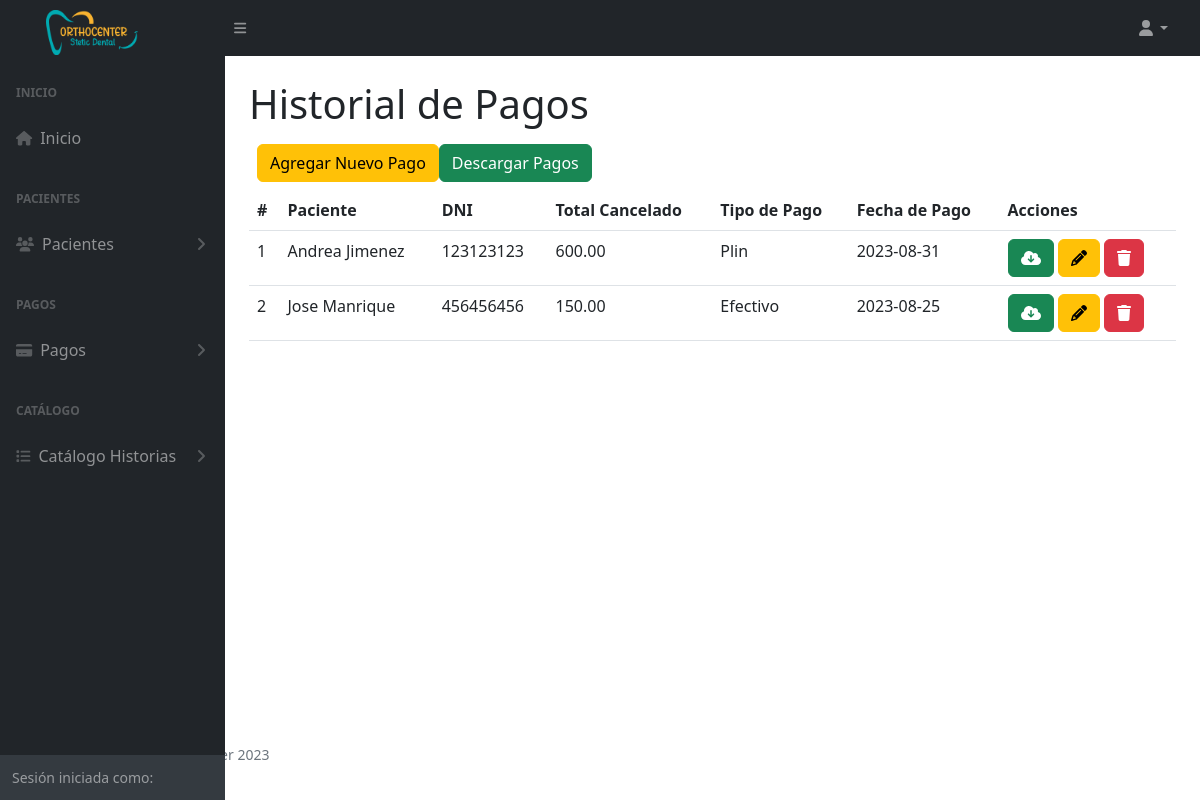
Before: /historialPagos (signed in) with the older database file.
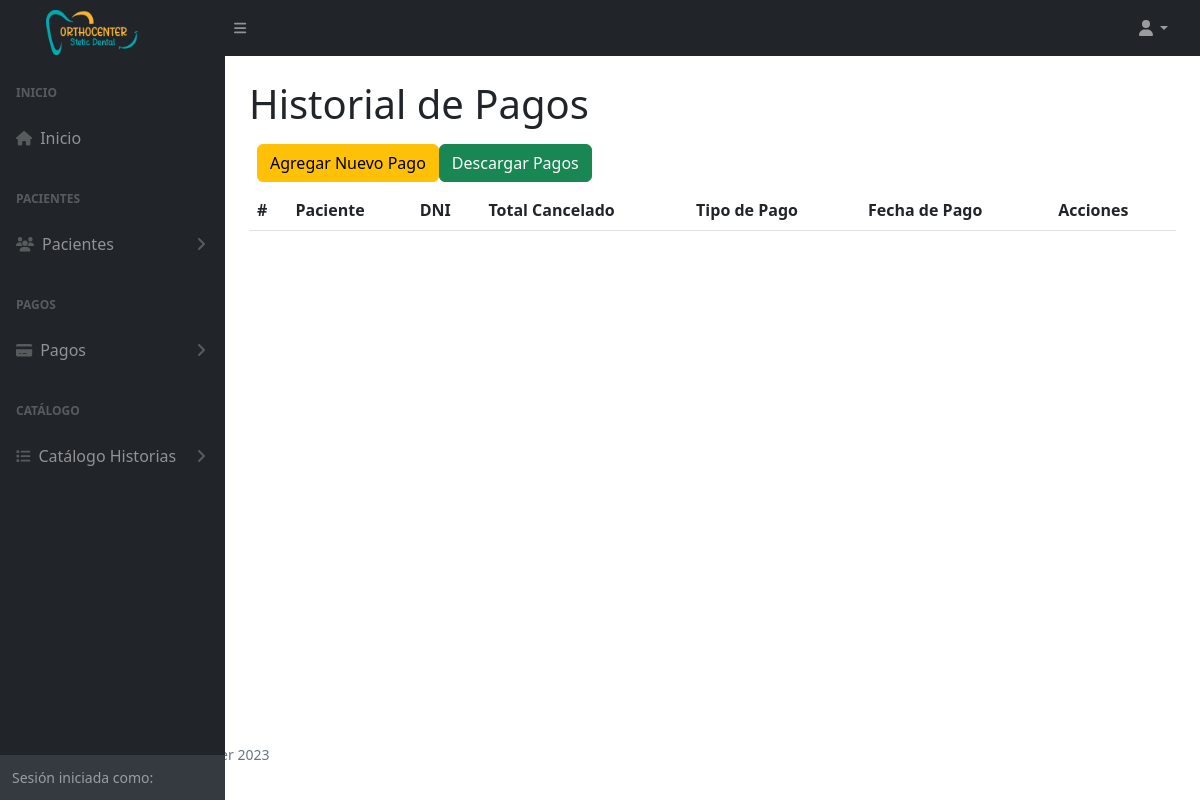
After: the same page with the newer database file.
### tables this page shows
CREATE TABLE `tba_pago`  (
  `IdPago` int NOT NULL AUTO_INCREMENT,
  `IdPaciente` int NOT NULL,
  `IdTipoPago` int NOT NULL,
  `TotalPago` decimal(10, 2) NOT NULL,
  `FechaPago` date NOT NULL,
  `ObservacionPago` varchar(200) NULL DEFAULT NULL,
  `ComprobantePago` varchar(255) NULL DEFAULT NULL,
  `FechaCreacion` datetime NOT NULL,
  `FechaActualizacion` datetime NOT NULL,
  PRIMARY KEY (`IdPago`) USING BTREE,
  INDEX `fk_paciente_pago`(`IdPaciente`) USING BTREE,
  INDEX `fk_tipopago_pago`(`IdTipoPago`) USING BTREE,
  CONSTRAINT `fk_paciente_pago` FOREIGN KEY (`IdPaciente`) REFERENCES `tba_paciente` (`IdPaciente`) ON DELETE RESTRICT ON UPDATE RESTRICT,
  CONSTRAINT `fk_tipopago_pago` FOREIGN KEY (`IdTipoPago`) REFERENCES `tba_tipodepago` (`IdTipoPago`) ON DELETE RESTRICT ON UPDATE RESTRICT
);

CREATE TABLE `tba_paciente`  (
  `IdPaciente` int NOT NULL AUTO_INCREMENT,
  `NombrePaciente` varchar(100) NOT NULL,
  `ApellidoPaciente` varchar(100) NOT NULL,
  `DNIPaciente` int NOT NULL,
  `SexoPaciente` varchar(12) NULL DEFAULT NULL,
  `EdadPaciente` varchar(11) NULL DEFAULT NULL,
  `FechaNacimiento` date NULL DEFAULT NULL,
  `CelularPaciente` varchar(11) NOT NULL,
  `DomicilioPaciente` varchar(255) NULL DEFAULT NULL,
  `LugarProcedencia` varchar(100) NULL DEFAULT NULL,
  `LugarNacimiento` varchar(80) NULL DEFAULT NULL,
  `GradoInstruccion` varchar(20) NULL DEFAULT NULL,
  `RazaPaciente` varchar(20) NULL DEFAULT NULL,
  `OcupacionPaciente` varchar(20) NULL DEFAULT NULL,
  `ReligionPaciente` varchar(20) NULL DEFAULT NULL,
  `EstadoCivil` varchar(20) NULL DEFAULT NULL,
  `NumeroContactoPaciente` varchar(11) NULL DEFAULT NULL,
  `NombreContactoPaciente` varchar(100) NULL DEFAULT NULL,
  `UsuarioCreado` int NOT NULL,
  `UsuarioActualiza` int NOT NULL,
  `FechaCreacion` datetime NOT NULL,
  `FechaActualizacion` datetime NOT NULL,
  PRIMARY KEY (`IdPaciente`) USING BTREE
);

CREATE TABLE `tba_tipodepago`  (
  `IdTipoPago` int NOT NULL AUTO_INCREMENT,
  `DescripcionTipo` varchar(30) NOT NULL,
  PRIMARY KEY (`IdTipoPago`) USING BTREE
);

### controller/plantilla.controller.php (called while the page is built, shortened)
<?php
class ControllerPlantilla
{
  static public function ctrPlantilla()
  {
    include "view/plantilla.php";
  }
}

### index.php (called while the page is built, shortened)
<?php
require_once "controller/plantilla.controller.php";
require_once "controller/pagos.controller.php";
require_once "model/pagos.model.php";
$plantilla = new ControllerPlantilla();
$plantilla -> ctrPlantilla();

### controller/pagos.controller.php (called while the page is built, shortened)
<?php
class ControllerPagos
{
  public static function ctrMostrarTodosLosPagos()
  {
    $tabla = "tba_pago";
    $listaPagos = ModelPagos::mdlMostrarTodosLosPagos($tabla);
    return $listaPagos;
  }
}

### model/conexion.php (called while the page is built)
<?php
class Conexion
{
  static public function conn()
  {
    $link = new PDO("mysql:host=localhost;dbname=db_orthocenter","root","");
		$link->exec("set names utf8");
		return $link;
  }
}

### model/pagos.model.php (called while the page is built, shortened)
<?php
require_once "conexion.php";
class ModelPagos
{
  public static function mdlMostrarTodosLosPagos($tabla)
  {
    $statement = Conexion::conn()->prepare("SELECT tba_pago.IdPago, tba_pago.IdPaciente, tba_pago.IdTipoPago, tba_pago.TotalPago, tba_pago.FechaPago, tba_tipodepago.DescripcionTipo, tba_paciente.NombrePaciente, tba_paciente.ApellidoPaciente, tba_paciente.DNIPaciente FROM $tabla INNER JOIN tba_tipodepago ON tba_pago.IdTipoPago = tba_tipodepago.IdTipoPago INNER JOIN tba_paciente ON tba_pago.IdPaciente = tba_paciente.IdPaciente ORDER BY IdPago DESC");
    $statement -> execute();
    return $statement -> fetchAll();
  }
}

### view/modules/historialPagos.php (the view, shortened to what this page needs)
</div>
        </div>
        <div class="sb-sidenav-footer">
          <div class="small">Sesión iniciada como:</div>
        </div>
      </nav>
    </div>
    <div id="layoutSidenav_content">
      <main class="bg">
        <div class="container-fluid px-4">
          <h1 class="mt-4">Historial de Pagos</h1>
          <div class="d-inline-flex m-2">
            <button type="button" class="btn btn-warning" data-bs-toggle="modal" data-bs-target="#modalAgregarPago">
              Agregar Nuevo Pago
            </button>
            <button type="button" class="btn btn-success descargarPagos" id="descargarPagos">
              Descargar Pagos
            </button>
          </div>
          <div class="card-body">
            <table id="datatablesSimple" class="data-table-AllCostos table">
              <thead>
                <tr>
                  <th>#</th>
                  <th>Paciente</th>
                  <th>DNI</th>
                  <th>Total Cancelado</th>
                  <th>Tipo de Pago</th>
                  <th>Fecha de Pago</th>
                  <th>Acciones</th>
                </tr>
              </thead>
              <tbody>
                <?php
                  $listaPagos = ControllerPagos::ctrMostrarTodosLosPagos();
                  foreach($listaPagos as $key => $value)
                  {
                    echo
                    '<tr>
                      <td>'.($key + 1).'</td>
                      <td>'.$value["NombrePaciente"].' '.$value["ApellidoPaciente"].'</td>
                      <td>'.$value["DNIPaciente"].'</td>
                      <td>'.$value["TotalPago"].'</td>
                      <td>'.$value["DescripcionTipo"].'</td>
                      <td>'.$value["FechaPago"].'</td>
                      <td>
                        <button title="Descargar" class="btn btn-success btnDescargarPago" id="btnDescargarPago" codPago="'.$value["IdPago"].'"><i class="fa-solid fa fa-cloud-download"></i></button>
                        <button title="Editar" class="btn btn-warning btnEditarPago" id="btnEditarPago" codPago="'.$value["IdPago"].'" data-bs-toggle="modal" data-bs-target="#modalEditarPago"><i class="fa-solid fa-pencil"></i></button>
                        <button title="Eliminar" class="btn btn-danger btnEliminarPago" codPago="'.$value["IdPago"].'"><i class="fa-solid fa-trash"></i></button>
                      </td>
                    </tr>';
                  }
                ?>
              </tbody>
            </table>
          </div>
        </div>
      </main>
    </div>
  </div>

### view/plantilla.php (shortened to what this page needs)
<!DOCTYPE html>
<html lang="es">
<head>
  <?php require "modules/header.php" ?>
</head>
  <?php
    if (isset($_SESSION["login"]) && $_SESSION["login"] == "ok")
    {
      echo '<body class="sb-nav-fixed">';
      include "modules/navbar.php";
      echo '
      <div id="layoutSidenav">
        <div id="layoutSidenav_nav">
          <nav class="sb-sidenav accordion sb-sidenav-dark" id="sidenavAccordion">
            <div class="sb-sidenav-menu">
              <div class="nav">';
      include "modules/menu.php";
      if(isset($_GET["ruta"]))
      {
        if(
          $_GET["ruta"] == "home" ||
          $_GET["ruta"] == "usuario" ||
          $_GET["ruta"] == "procedimientos" ||
          $_GET["ruta"] == "pacientes" ||
          $_GET["ruta"] == "historiaClinica" ||
          $_GET["ruta"] == "crearNuevaHistoria" ||
          $_GET["ruta"] == "editarHistoria" ||
          $_GET["ruta"] == "planTratamiento" ||
          $_GET["ruta"] == "pagosPendientes" ||
          $_GET["ruta"] == "historialPagos" ||
          $_GET["ruta"] == "visualizarPagos" ||
          $_GET["ruta"] == "signout"
        )
        {
          include "modules/".$_GET["ruta"].".php";
        }
        else
        {
          include "web/404.html";
        }
      }
      else
      {
        include "modules/home.php";
      }
      echo '<footer>';
      include "modules/footer.php";
      echo '</footer>';
    }
    else
    {
      include "modules/login.php";
    }
  ?>
  <link rel="stylesheet" type="text/css" href="https://cdn.jsdelivr.net/npm/daterangepicker/daterangepicker.css" />
</body>
</html>

### view/modules/header.php (shortened to what this page needs)
<link href="https://cdn.jsdelivr.net/npm/simple-datatables@7.1.2/dist/style.min.css" rel="stylesheet" />
<link href="css/styles.css" rel="stylesheet" />
<link href="css/styles-orthocenter.css" rel="stylesheet" />
<link href="https://cdn.jsdelivr.net/npm/sweetalert2@11.7.5/dist/sweetalert2.min.css" rel="stylesheet">

### view/modules/navbar.php (shortened to what this page needs)
  <nav class="sb-topnav navbar navbar-expand navbar-dark bg-dark">
  <a class="navbar-brand ps-3" href="index.php"><img src="view/img/logo-ortho.png" class="imageNavBar"></a>
  <button class="btn btn-link btn-sm order-1 order-lg-0 me-4 me-lg-0" id="sidebarToggle" href="#!"><i class="fas fa-bars"></i></button>
  <ul class="navbar-nav ms-auto ms-md-0 me-3 me-lg-4">
    <li class="nav-item dropdown">
      <a class="nav-link dropdown-toggle" id="navbarDropdown" href="#" role="button" data-bs-toggle="dropdown" aria-expanded="false"><i class="fas fa-user fa-fw"></i></a>
    </li>
  </ul>
</nav>

### view/modules/menu.php (shortened to what this page needs)
<div class="sb-sidenav-menu-heading">Inicio</div>
<a class="nav-link" href="home">
  <div class="sb-nav-link-icon"><i class="fas fa-home"></i></div>
  Inicio
</a>
<div class="sb-sidenav-menu-heading">Pacientes</div>
  <a class="nav-link collapsed" href="#" data-bs-toggle="collapse" data-bs-target="#listaHistoria" aria-expanded="false" aria-controls="collapseLayouts">
    <div class="sb-nav-link-icon"><i class="fa fa-users"></i></div>
    Pacientes
    <div class="sb-sidenav-collapse-arrow"><i class="fas fa-angle-down"></i></div>
  </a>
<div class="sb-sidenav-menu-heading">Pagos</div>
  <a class="nav-link collapsed" href="#" data-bs-toggle="collapse" data-bs-target="#listaPagos" aria-expanded="false" aria-controls="collapseLayouts">
    <div class="sb-nav-link-icon"><i class="fa fa-credit-card"></i></div>
    Pagos
    <div class="sb-sidenav-collapse-arrow"><i class="fas fa-angle-down"></i></div>
  </a>
<div class="sb-sidenav-menu-heading">Catálogo</div>
  <a class="nav-link collapsed" href="#" data-bs-toggle="collapse" data-bs-target="#listaCatalogoPacientes" aria-expanded="false" aria-controls="collapseLayouts">
    <div class="sb-nav-link-icon"><i class="fas fa-list"></i></div>
    Catálogo Historias
    <div class="sb-sidenav-collapse-arrow"><i class="fas fa-angle-down"></i></div>
  </a>

### view/modules/footer.php (shortened to what this page needs)
<div class="container-fluid px-4">
  <div class="d-flex align-items-center justify-content-between small">
    <div class="text-muted">Copyright &copy; Denta OrthoCenter 2023</div>
  </div>
</div>

### css/styles-orthocenter.css (style rules this page uses)
.imageNavBar { margin-top: 8px; width: 140; height: 45px; padding-left: 30px; }

Changed rows visible on the page:
removed tba_pago: IdPaciente.NombrePaciente "Andrea", IdPaciente.ApellidoPaciente "Jimenez", IdPaciente.DNIPaciente "123123123", TotalPago "600.00", IdTipoPago.DescripcionTipo "Plin", FechaPago "2023-08-31"
removed tba_pago: IdPaciente.NombrePaciente "Jose", IdPaciente.ApellidoPaciente "Manrique", IdPaciente.DNIPaciente "456456456", TotalPago "150.00", IdTipoPago.DescripcionTipo "Efectivo", FechaPago "2023-08-25"
